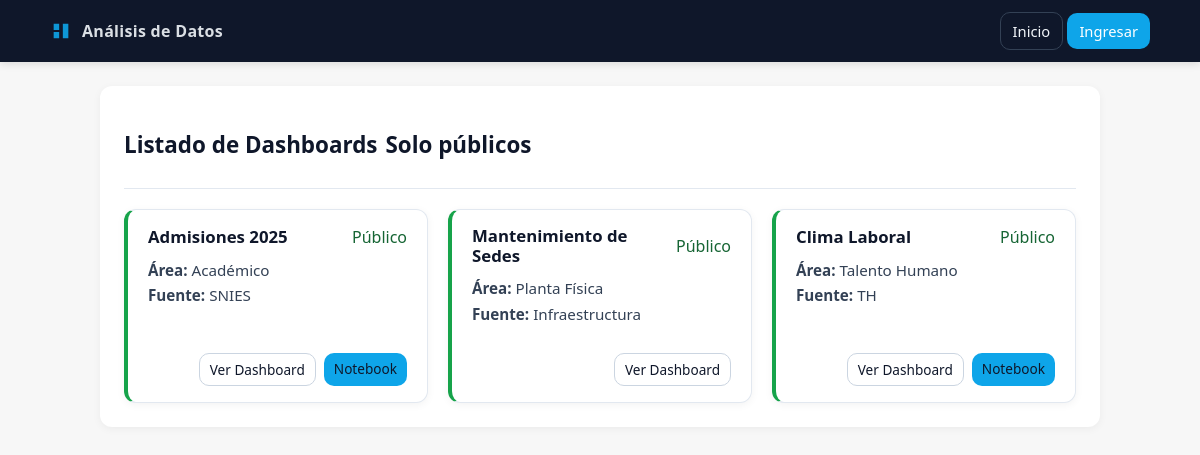
The page / on the database its author committed.
### dashboards/models.py (models this page shows, shortened)
class Dashboard(models.Model):
    area = models.CharField(max_length=120)
    nombre = models.CharField(max_length=200)
    fuente = models.CharField(max_length=120, blank=True, null=True)
    linkapowerbi = models.URLField()
    esprivado = models.BooleanField(default=False)
    notebook_path = models.CharField(max_length=500, blank=True, null=True)
    class Meta:
        ordering = ['area','nombre']

### dashboards/views.py (the view)
# urls.py: path('', v.dashboard_list, name='dashboard_list'),
def dashboard_list(request):
    qs = Dashboard.objects.all()
    if not user_can_view_private(request.user):
        qs = qs.filter(esprivado=False)
    ctx = {'dashboards': qs, 'show_private': user_can_view_private(request.user)}
    return render(request, 'dashboard_list.html', ctx)

### dashboards/views.py (called while the page is built)
def user_can_view_private(user):
    if not user.is_authenticated:
        print( "User not authenticated" ,user)
        return False
    try:
        group = Group.objects.get(name=os.getenv('PRIVATE_GROUP_NAME','Privados'))
        return group in user.groups.all() or user.is_superuser
    except Group.DoesNotExist:
        return user.is_superuser

### templates/dashboard_list.html (shortened to what this page needs)
{% extends 'base.html' %}
{% block content %}
<section class="dashboards-grid">
  <header class="section-header">
    <h2 class="section-title">
      Listado de Dashboards
      {% if not show_private %}
        <span class="badge badge-gray">Solo públicos</span>
      {% endif %}
    </h2>
  </header>
  {% if dashboards %}
    <div class="cards-container">
      {% for d in dashboards %}
      <article class="dashboard-card {% if d.esprivado %}private{% else %}public{% endif %}">
        <div class="card-header">
          <h3 title="{{ d.nombre }}">{{ d.nombre }}</h3>
          {% if d.esprivado %}
            <span class="badge badge-red">Privado</span>
          {% else %}
            <span class="badge badge-green">Público</span>
          {% endif %}
        </div>
        <div class="card-body">
          <p><strong>Área:</strong> {{ d.area }}</p>
          <p><strong>Fuente:</strong> {{ d.fuente }}</p>
        </div>
        <div class="card-footer">
          <a class="btn-outline small" href="{% url 'dashboard_detail' d.pk %}">Ver Dashboard</a>
          {% if d.notebook_path %}
            <a class="btn small" href="{% url 'download_notebook' d.pk %}">Notebook</a>
          {% endif %}
        </div>
      </article>
      {% endfor %}
    </div>
  {% else %}
    <p class="no-data">No hay dashboards cargados.</p>
  {% endif %}
</section>
{% endblock %}

### templates/base.html (style rules this page uses)
:root { --bg:#0f172a; --accent:#0ea5e9; --text:#f1f5f9; --muted:#94a3b8; --ring:#334155; --radius:12px; }
body { font-family:'Segoe UI', Roboto, system-ui, sans-serif;margin:0;background:#f7f7f7;color:#0f172a }
.nav__links a,.btn,.btn-outline { display:inline-block; padding:8px 12px; border-radius:10px; font-size:.92rem; font-weight:500; text-decoration:none; transition:.2s }
a { color:var(--accent) }
.btn { background:var(--accent); color:white }
.btn-outline { color:var(--text); border:1px solid var(--ring) }

### templates/dashboard_list.html (style rules this page uses)
.dashboards-grid { background:#fff;border-radius:12px;padding:24px; box-shadow:0 2px 8px rgba(0,0,0,.05);animation:fadeIn .25s ease-in; }
.section-header { display:flex;justify-content:space-between;align-items:center; border-bottom:1px solid #e2e8f0;padding-bottom:10px;margin-bottom:20px; }
.section-title { font-size:1.4rem;font-weight:600;color:#0f172a;display:flex;gap:8px;align-items:center; }
.cards-container { display:grid;gap:20px; grid-template-columns:repeat(auto-fit,minmax(260px,1fr)); }
.dashboard-card { background:#fff;border-radius:12px;padding:16px 20px;border:1px solid #e2e8f0; box-shadow:0 2px 8px rgba(0,0,0,.05); transition:transform .2s ease, box-shadow .2s ease, border-color .2s ease; display:flex;flex-direction:column;min-height:160px; }
.dashboard-card.public { border-left:4px solid #16a34a; }
.card-header { display:flex;justify-content:space-between;align-items:center;margin-bottom:8px; }
.card-header h3 { margin:0;font-size:1.05rem;font-weight:600;color:#0f172a;line-height:1.2; }
.card-body { flex:1;color:#334155;font-size:.95rem;line-height:1.4;margin-bottom:12px; }
.card-body p { margin:4px 0; }
.card-footer { display:flex;gap:8px;flex-wrap:wrap;justify-content:flex-end; }
.btn.small { padding:6px 10px;font-size:.85rem; }
.btn-outline.small { padding:6px 10px;font-size:.85rem; }
.dashboard-card .btn-outline { color:#0f172a; border:1px solid #cbd5e1; background:transparent; }
.dashboard-card, .dashboard-card a { color:#0f172a; }
.dashboard-card .badge-green { color:#166534; }

### rows shown on the page
Dashboard: nombre "Admisiones 2025", esprivado "Público", area "Académico", fuente "SNIES", shows "Notebook"
Dashboard: nombre "Mantenimiento de Sedes", esprivado "Público", area "Planta Física", fuente "Infraestructura"
Dashboard: nombre "Clima Laboral", esprivado "Público", area "Talento Humano", fuente "TH", shows "Notebook"
